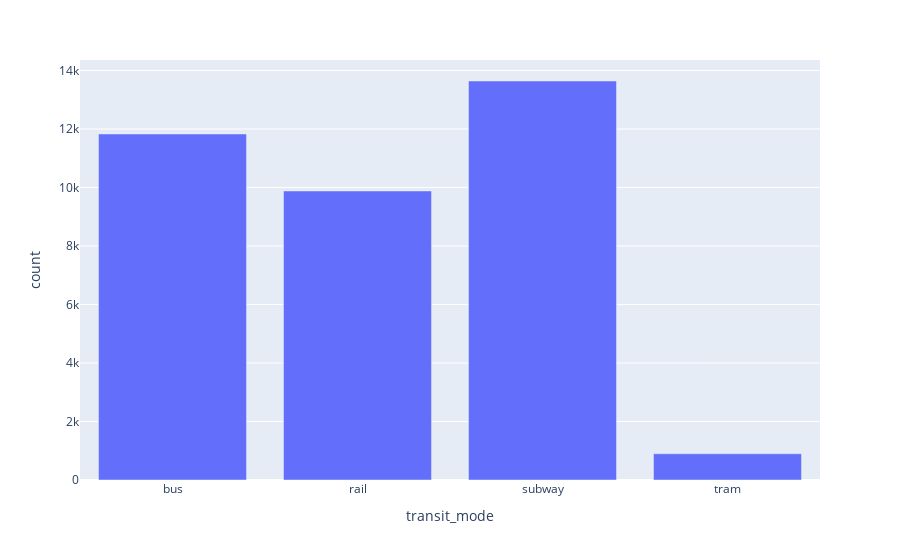

This figure's notebook cell:
### Code cell
df_plot = df_modes.groupby("transit_mode")["legs"].sum().reset_index(name = "count")
px.bar(df_plot, x = "transit_mode", y = "count")

### Figure 1 — Plotly figure (JSON) as saved in the notebook; plotly's stock layout.template omitted (floating-point values rounded to 4 significant figures)
{"data": [{"alignmentgroup": "True", "hovertemplate": "transit_mode=%{x}<br>count=%{y}<extra></extra>", "legendgroup": "", "marker": {"color": "#636efa", "pattern": {"shape": ""}}, "name": "", "offsetgroup": "", "orientation": "v", "showlegend": false, "textposition": "auto", "type": "bar", "x": ["bus", "rail", "subway", "tram"], "xaxis": "x", "y": [11829, 9881, 13640, 897], "yaxis": "y"}], "layout": {"barmode": "relative", "legend": {"tracegroupgap": 0}, "margin": {"t": 60}, "xaxis": {"anchor": "y", "domain": [0, 1], "title": {"text": "transit_mode"}}, "yaxis": {"anchor": "x", "domain": [0, 1], "title": {"text": "count"}}}}
